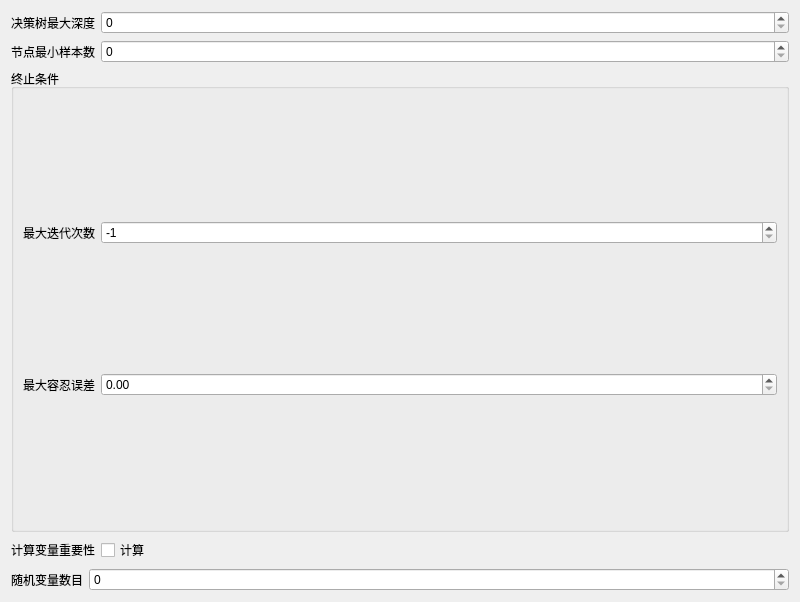
<?xml version="1.0" encoding="UTF-8"?>
<ui version="4.0">
 <class>randomforestconfig</class>
 <widget class="QWidget" name="randomforestconfig">
  <property name="geometry">
   <rect>
    <x>0</x>
    <y>0</y>
    <width>800</width>
    <height>602</height>
   </rect>
  </property>
  <property name="windowTitle">
   <string>Form</string>
  </property>
  <layout class="QGridLayout" name="gridLayout">
   <item row="2" column="2">
    <widget class="QGroupBox" name="groupBox">
     <property name="title">
      <string>终止条件</string>
     </property>
     <layout class="QGridLayout" name="gridLayout_2">
      <item row="0" column="1">
       <widget class="QSpinBox" name="max_iterations">
        <property name="minimum">
         <number>-1</number>
        </property>
        <property name="maximum">
         <number>99999</number>
        </property>
        <property name="value">
         <number>-1</number>
        </property>
       </widget>
      </item>
      <item row="0" column="0">
       <widget class="QLabel" name="label_4">
        <property name="sizePolicy">
         <sizepolicy hsizetype="Fixed" vsizetype="Preferred">
          <horstretch>0</horstretch>
          <verstretch>0</verstretch>
         </sizepolicy>
        </property>
        <property name="text">
         <string>最大迭代次数</string>
        </property>
       </widget>
      </item>
      <item row="1" column="0">
       <widget class="QLabel" name="label_5">
        <property name="sizePolicy">
         <sizepolicy hsizetype="Fixed" vsizetype="Preferred">
          <horstretch>0</horstretch>
          <verstretch>0</verstretch>
         </sizepolicy>
        </property>
        <property name="text">
         <string>最大容忍误差</string>
        </property>
       </widget>
      </item>
      <item row="1" column="1">
       <widget class="QDoubleSpinBox" name="epsilon"/>
      </item>
     </layout>
    </widget>
   </item>
   <item row="3" column="2">
    <layout class="QHBoxLayout" name="horizontalLayout_3">
     <item>
      <widget class="QLabel" name="label_3">
       <property name="sizePolicy">
        <sizepolicy hsizetype="Fixed" vsizetype="Preferred">
         <horstretch>0</horstretch>
         <verstretch>0</verstretch>
        </sizepolicy>
       </property>
       <property name="text">
        <string>计算变量重要性</string>
       </property>
      </widget>
     </item>
     <item>
      <widget class="QCheckBox" name="importance">
       <property name="text">
        <string>计算</string>
       </property>
      </widget>
     </item>
    </layout>
   </item>
   <item row="1" column="2">
    <layout class="QHBoxLayout" name="horizontalLayout_2">
     <item>
      <widget class="QLabel" name="label_2">
       <property name="sizePolicy">
        <sizepolicy hsizetype="Fixed" vsizetype="Preferred">
         <horstretch>0</horstretch>
         <verstretch>0</verstretch>
        </sizepolicy>
       </property>
       <property name="text">
        <string>节点最小样本数</string>
       </property>
      </widget>
     </item>
     <item>
      <widget class="QSpinBox" name="mincount"/>
     </item>
    </layout>
   </item>
   <item row="0" column="2">
    <layout class="QHBoxLayout" name="horizontalLayout">
     <item>
      <widget class="QLabel" name="label">
       <property name="sizePolicy">
        <sizepolicy hsizetype="Fixed" vsizetype="Preferred">
         <horstretch>0</horstretch>
         <verstretch>0</verstretch>
        </sizepolicy>
       </property>
       <property name="text">
        <string>决策树最大深度</string>
       </property>
      </widget>
     </item>
     <item>
      <widget class="QSpinBox" name="depth"/>
     </item>
    </layout>
   </item>
   <item row="4" column="2">
    <layout class="QHBoxLayout" name="horizontalLayout_4">
     <item>
      <widget class="QLabel" name="label_6">
       <property name="sizePolicy">
        <sizepolicy hsizetype="Fixed" vsizetype="Preferred">
         <horstretch>0</horstretch>
         <verstretch>0</verstretch>
        </sizepolicy>
       </property>
       <property name="text">
        <string>随机变量数目</string>
       </property>
      </widget>
     </item>
     <item>
      <widget class="QSpinBox" name="randomcount"/>
     </item>
    </layout>
   </item>
  </layout>
 </widget>
 <resources/>
 <connections/>
</ui>
